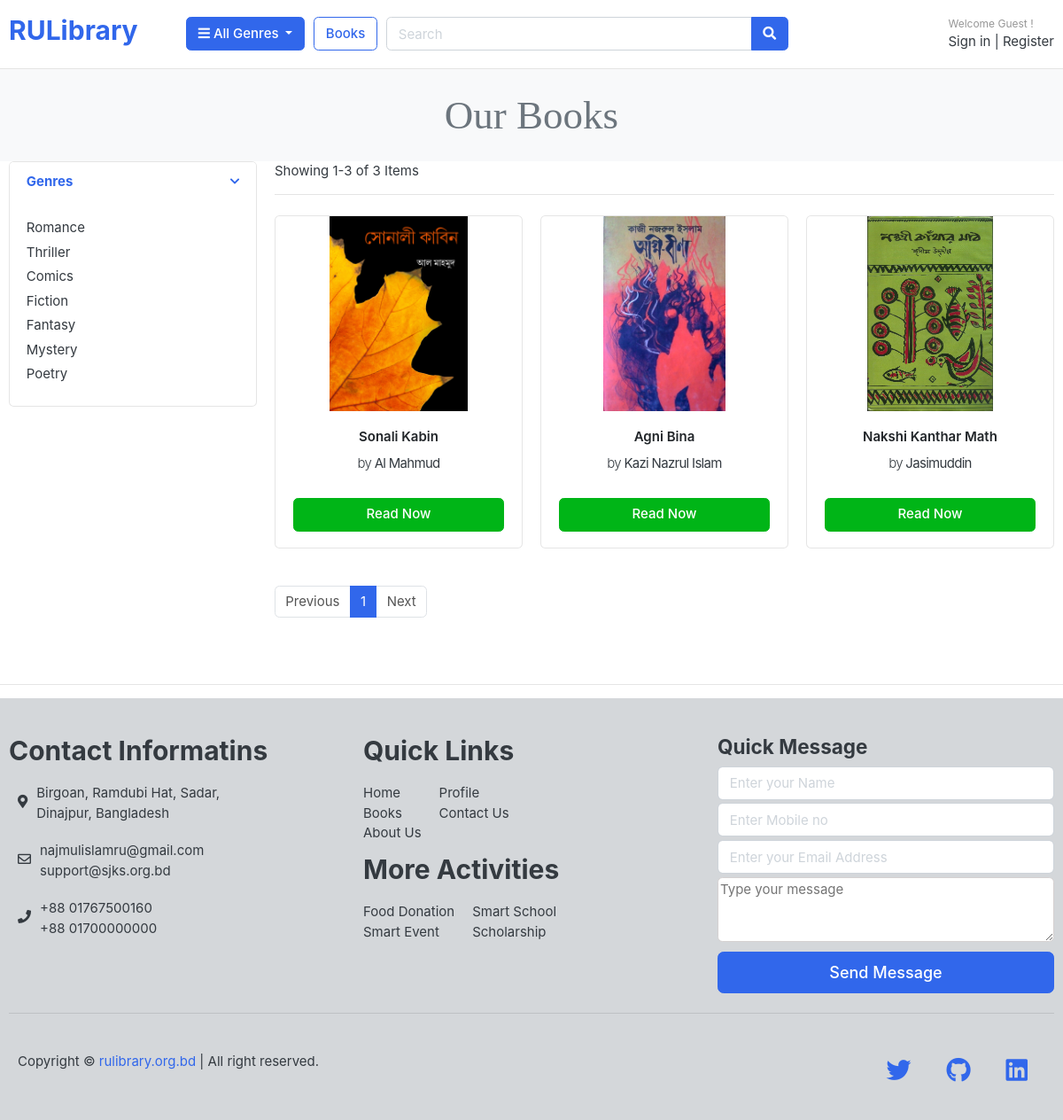
Page /online/books/ on the committed database.
### book/models.py (models this page shows, shortened)
class GenreModel(models.Model):
    genre_name=models.CharField(max_length=50,unique=True)
    slug=models.SlugField(max_length=100,unique=True)

### book2/models.py (models this page shows, shortened)
class OnlineBookModel(models.Model):
    name=models.CharField(max_length=100)
    slug=models.SlugField(max_length=150,unique=True)
    author=models.CharField(max_length=50)
    image=models.ImageField(upload_to='images/onlinebooks')
    language=models.CharField(max_length=50)
    gdrive=models.CharField(max_length=200)
    genre=models.ManyToManyField(GenreModel)

### book2/views.py (the view)
# urls.py: path('books/',include('book.urls')),
def books(request,genre_slug=None):
    if request.method=='POST':
        search_field=request.POST.get('search_field')
        results=OnlineBookModel.objects.filter(title__icontains=search_field)
        if results is not None:
            return render(request,'search_results.html',{'results':results})
    if genre_slug:
        genre=get_object_or_404(GenreModel,slug=genre_slug)
        books=OnlineBookModel.objects.filter(genre=genre)
    else:
        books=OnlineBookModel.objects.all()
    genres=GenreModel.objects.all()
    page=request.GET.get('page')
    paginator=Paginator(books,6)
    paged_book=paginator.get_page(page)
    contex={'books':paged_book,'genres':genres}
    return render(request,'online_books.html',contex)

### book2/templates/online_books.html (shortened to what this page needs)
{% extends 'base.html' %}
{% block body %}
<section class="section-pagetop bg py-3">
    <div class="container">
        <h2 class="title-page myheading" style="margin-bottom: 0;">Our Books</h2>
    </div>
</section>
    <section class="section-content" style="padding-bottom: 3rem;">
    <div class="container">
    <div class="row">
        <aside class="col-md-3">
    <div class="card">
        <article class="filter-group">
            <header class="card-header">
                <a href="#" data-toggle="collapse" data-target="#collapse_1" aria-expanded="true" class="">
                    <i class="icon-control fa fa-chevron-down"></i>
                    <h6 class="title">Genres</h6>
                </a>
            </header>
            <div class="filter-content collapse show" id="collapse_1" >
                <div class="card-body">
                    <ul class="list-menu">
                        {% for genre in genres%}
                        <li><a href="{% url 'online_genre' genre_slug=genre.slug %}">{{genre.genre_name}}</a></li>
                        {% endfor %}
                    </ul>
                </div>
            </div>
        </article>
    </div>
        </aside>
        <main class="col-md-9">
    <header class="border-bottom mb-4 pb-3">
            <div class="form-inline">
                <span class="mr-md-auto">Showing {{ books.start_index }}-{{ books.end_index }} of {{ books.paginator.count }} Items </span>
            </div>
    </header>
    <div class="row">
        {% for book in books%}
        <div class="col-md-4">
            <figure class="card card-product-grid">
                <div class="img-wrap">
                    <img src="{{book.image.url}}">
                </div>
                <figcaption class="info-wrap">
                    <div class="fix-height">
                        <a href="#" class="title font-weight-bold" style="text-align:center">{{book.name}}</a>
                        <div class="price-wrap mt-2">
                            <p style="text-align:center"><span class="font-weight-light">by </span>{{book.author}}</p>
                        </div>
                    </div>
                    <a href="{% url 'read_book' book.id %}" class="btn btn-block btn-success">Read Now </a>
                </figcaption>
            </figure>
        </div>
        {% endfor %}
    </div>
    <nav class="mt-4" aria-label="Page navigation sample">
      <ul class="pagination">
        {% if books.has_previous %}
        <li class="page-item "><a class="page-link" href="?page={{books.previous_page_number}}">Previous</a></li>
        {% else %}
        <li class="page-item disabled"><a class="page-link" href="#">Previous</a></li>
        {% endif %}
        {% for page in books.paginator.page_range %}
        <li class="page-item active"><a class="page-link" href="?page={{page}}">{{page}}</a></li>
        {% endfor %}
        {% if books.has_next %}
        <li class="page-item "><a class="page-link" href="?page={{books.next_page_number}}">Next</a></li>
        {% else %}
        <li class="page-item disabled"><a class="page-link" href="#">Next</a></li>
        {% endif %}
      </ul>
    </nav>
        </main>
    </div>
    </div>
    </section>
    <hr>
{% endblock %}

### static/css/ui.css (style rules this page uses)
html { font-family: "Inter", sans-serif; font-size: 15px; }
.img-wrap { text-align: center; display: block; }
.img-wrap img { max-width: 100%; }
.price-wrap { letter-spacing: -0.7px; }
figure { margin-bottom: 0; }
article:after, .form-group:after { display: block; clear: both; content: ""; }
.bg { background-color: #f8f9fa; }
.title-page { color: #212529; }
p:last-child { margin-bottom: 0; }
[class*=list-] li:after { visibility: hidden; display: block; content: ""; overflow: hidden; height: 0; clear: both; }
.list-menu { list-style: none; margin: 0; padding-left: 0; }
.list-menu li { margin-bottom: 5px; }
.list-menu a { color: #343a40; }
[class*=card-product] a.title { color: #212529; display: block; }
[class*=card-product] p { margin-bottom: 0; }
[class*=card-product] .img-wrap { overflow: hidden; position: relative; }
[class*=card-product] .img-wrap img { height: 100%; max-width: 100%; width: auto; display: inline-block; -o-object-fit: cover; object-fit: cover; }
.card-product-grid { margin-bottom: 20px; }
.card-product-grid .img-wrap { border-radius: 0.2rem 0.2rem 0 0; height: 220px; }
.card-product-grid .info-wrap { overflow: hidden; padding: 18px 20px; }
.card-product-grid .fix-height { height: 80px; overflow: hidden; }
.card .img-wrap { overflow: hidden; }
.icon-control { margin-top: 5px; float: right; font-size: 80%; }
.card-header .title { margin-bottom: 0; line-height: 1.5; }
.filter-group { border-bottom: 1px solid #e4e4e4; }
.filter-group .card-header { border-bottom: 0; }
.filter-group:last-child { border-bottom: 0; }
.section-pagetop { padding: 45px 0; }

### templates/base.html (style rules this page uses)
.myheading { width: 100%; text-align: center; font-family:'Merriweather', serif; font-weight: 400; font-size: 3rem; line-height: 1.2; color:#6c757d; padding: 10px; margin-bottom: 30px; }

### rows in the picture
GenreModel: genre_name "Romance"
GenreModel: genre_name "Thriller"
GenreModel: genre_name "Comics"
GenreModel: genre_name "Fiction"
GenreModel: genre_name "Fantasy"
GenreModel: genre_name "Mystery"
GenreModel: genre_name "Poetry"
OnlineBookModel: image (picture), name "Sonali Kabin", author "Al Mahmud"
OnlineBookModel: image (picture), name "Agni Bina", author "Kazi Nazrul Islam"
OnlineBookModel: image (picture), name "Nakshi Kanthar Math", author "Jasimuddin"

### other values in the picture
{{ books.start_index }} "1"
{{ books.end_index }} "3"
{{ books.paginator.count }} "3"
{{ page }} "1"
